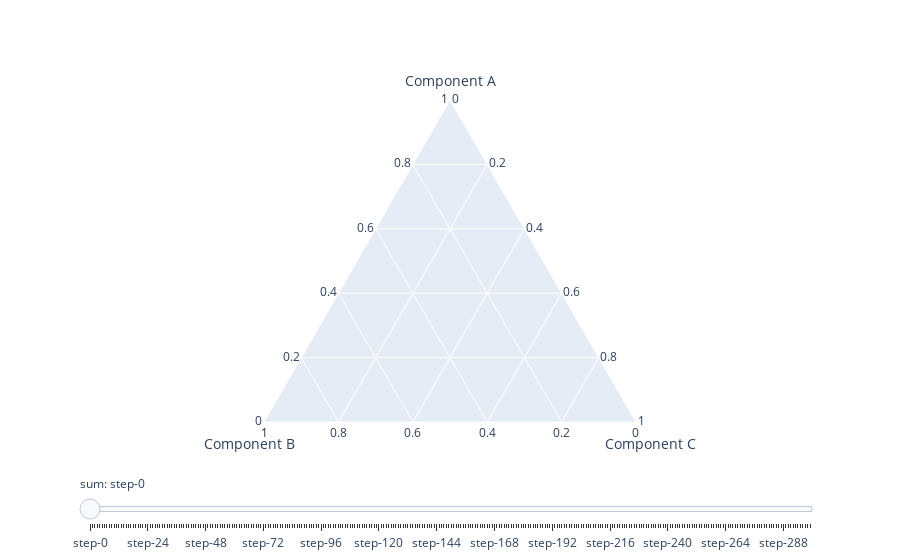

Here is the notebook cell this chart was saved with:
### Code cell
import plotly.express as px
import pandas as pd
%matplotlib notebook
from ipywidgets import *
import plotly.graph_objects as go



fig = go.Figure()



path_progress = np.linspace(0,1,300)
for step in path_progress:

    df = pd.DataFrame()
    pulse_list = sierpinksi_path(rgb_pulse(1,0,0),3)
    
    theta=0
    radius =5* step
    
    mat = scale_matrix(radius)@rotation_matrix_full(theta)
    
    for (idx,pulse) in enumerate(pulse_list):
        pulse.transform(mat)
        df[idx] = pulse.vals
    df = df.T
    df.columns = ['r','g','b']
    fig.add_trace( go.Scatterternary(a=df['b'],b=df['r'],c=df['g'],visible=False)) 
                  
fig.data[0].visible = True
                  
                  
# Create and add slider
steps = []
for (i,step_val) in enumerate(path_progress):
    step = dict(
        method="update",
        args=[{"visible": [False] * len(fig.data)},
              {"title": f"theta = {path(step_val)[0]/pi}*pi,  phi = {path(step_val)[1]/pi}*pi "}],  # layout attribute
    )
    step["args"][0]["visible"][i] = True  # Toggle i'th trace to "visible"
    steps.append(step)

sliders = [dict(
    active=0,
    currentvalue={"prefix": "sum: "},
    pad={"t": 50},
    steps=steps
)]

fig.update_layout(
    sliders=sliders
)

fig.show()
